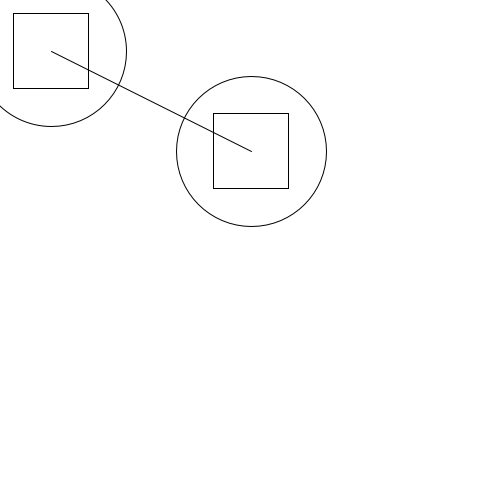
Frame 1 (no input)
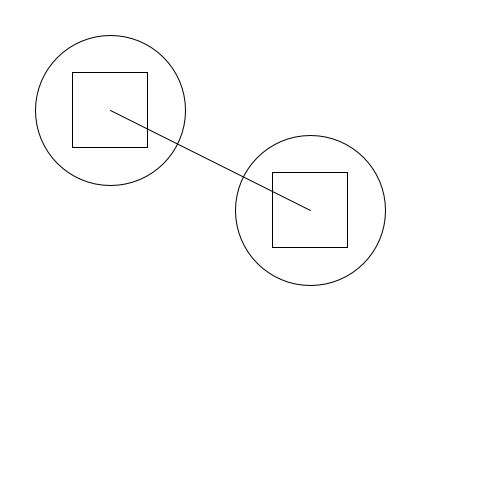
Frame 60 (the mouse pressed at the canvas centre just before this capture)
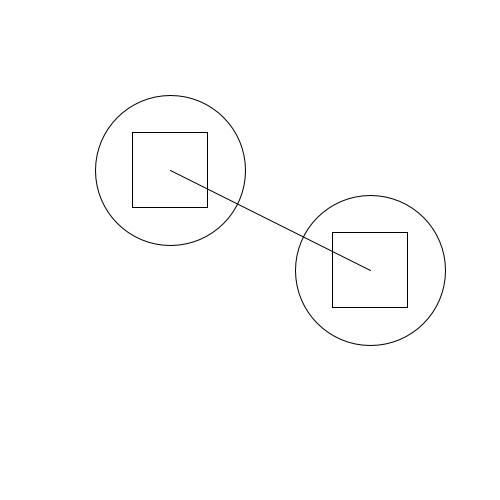
Frame 120 (the mouse held since frame 60 and released just before this capture)

The Processing sketch that drew these frames (run headless with seeded random() and noise(); from frame 60 on, the mouse is pressed at the canvas centre):

// Processing sketch: BoundingSphere
// ── BoundingSphere.pde
public class Vector
{
  float X;
  float Y;
  
  public Vector()
  {
  }
  
  public Vector(float x, float y)
  {
    X = x;
    Y = y;
  }
  
  private Vector Subtraction(Vector v)
  {
    float newX = v.X - this.X;
    float newY = v.Y - this.Y;
    
    return new Vector(newX, newY);
  }
  
  public Vector Distance(Vector v)
  {
    return this.Subtraction(v);
  }
  
  public float Magnitude()
  {
    return sqrt(this.X * this.X + this.Y * this.Y);
  }
}

public class Circle
{
  float Radius;
  Vector Center;
  Vector Speed;
  
  public Circle(float x, float y, float radius)
  {
    Center = new Vector(x, y);
    Radius = radius;
    Speed = new Vector(1, 1);
  }
  
  public boolean CircleCollision(Circle c)
  {   
    Vector dist = this.Center.Distance(c.Center);
    if(dist.Magnitude() < this.Radius/2+c.Radius/2)
    {
      return true;
    }
    return false;
  }
}

public class Rectangle
{
  float X;
  float Y;
  float W;
  float H;
  
  public Rectangle(float x, float y, float w, float h)
  {
    X = x;
    Y = y;
    W = w;
    H = h;
  }
}

Circle c1;
Circle c2;
Rectangle r1;
Rectangle r2;

void setup()
{
  size(500, 500);
  c1 = new Circle(50, 50, 150);
  c2 = new Circle(250, 150, 150);
  r1 = new Rectangle(c1.Center.X-c1.Radius/4, c1.Center.Y-c1.Radius/4, c1.Radius/2, c1.Radius/2);
  r2 = new Rectangle(c2.Center.X-c2.Radius/4, c2.Center.Y-c2.Radius/4, c2.Radius/2, c2.Radius/2);
}

void draw()
{
  background(255);
  
  //if(mousePressed)
  //{
  //  if(mouseButton == LEFT && mouseX < c1.Center.X + c1.Radius/2f && mouseY < c1.Center.Y + c1.Radius/2f && mouseX > c1.Center.X - c1.Radius/2f && mouseY > c1.Center.Y - c1.Radius/2f)
  //  {
  //    c1.Center.X += (mouseX - pmouseX);
  //    c1.Center.Y += (mouseY - pmouseY);
  //    r1.X += (mouseX - pmouseX);
  //    r1.Y += (mouseY - pmouseY);
      
  //  }
  //  if(c1.CircleCollision(c2))
  //  {
  //    fill(0);
  //  }
  //  else
  //  {
  //    fill(255);
  //  }
  //}
  c1.Center.X += c1.Speed.X;
  c1.Center.Y += c1.Speed.Y;
  r1.X = c1.Center.X - c1.Radius/4;
  r1.Y = c1.Center.Y - c1.Radius/4;
  
  c2.Center.X += c2.Speed.X;
  c2.Center.Y += c2.Speed.Y;
  r2.X = c2.Center.X - c2.Radius/4;
  r2.Y = c2.Center.Y - c2.Radius/4;
  
  if(c1.Center.X + c1.Radius/2 > width)
  {
    c1.Speed.X = -abs(c1.Speed.X);
  }
  else if(c1.Center.X - c1.Radius/2 < 0)
  {
    c1.Speed.X = abs(c1.Speed.X);
  }
  
  if(c1.Center.Y + c1.Radius/2 > height)
  {
    c1.Speed.Y = -abs(c1.Speed.Y);
  }
  else if(c1.Center.Y - c1.Radius/2 < 0)
  {
    c1.Speed.Y = abs(c1.Speed.Y);
  }
  
  if(c2.Center.Y + c2.Radius/2 > height)
  {
    c2.Speed.Y = -abs(c2.Speed.Y);
  }
  else if(c2.Center.Y - c2.Radius/2 < 0)
  {
    c2.Speed.Y = abs(c2.Speed.Y);
  }
  
  if(c2.Center.X + c2.Radius/2 > width)
  {
    c2.Speed.X = -abs(c2.Speed.X);
  }
  else if(c2.Center.X - c2.Radius/2 < 0)
  {
    c2.Speed.X = abs(c2.Speed.X);
  }
  
   if(c1.CircleCollision(c2))
    {
      fill(0);
    }
    else
    {
      fill(255);
    }
 
  circle(c1.Center.X, c1.Center.Y, c1.Radius);
  circle(c2.Center.X, c2.Center.Y, c2.Radius);
  fill(255);
  rect(r1.X, r1.Y, r1.W, r1.H);
  rect(r2.X, r2.Y, r2.W, r2.H);
  line(c1.Center.X, c1.Center.Y, c2.Center.X, c2.Center.Y);
}
